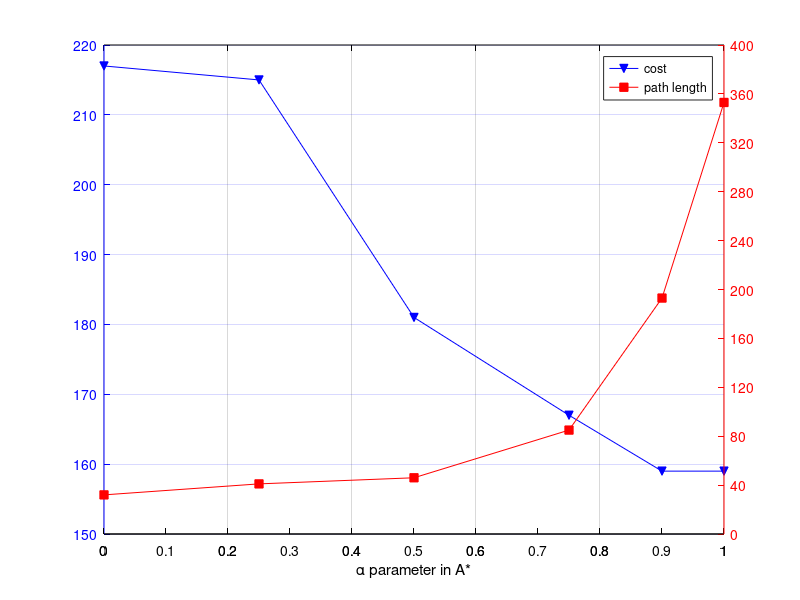

MATLAB code for this plot:
cost = [32.0 41.0 46.0 85.0 193.0 353.0];
length = [217 215 181 167 159 159];
alpha = [0 0.25 0.5 0.75 0.9 1];

x = alpha;
y1 = length;
y2 = cost;
[AX,H1,H2] = plotyy(x,y1,x,y2,'plot');
set(AX(2),'xtick',[0:0.1:1]);
set(AX(1),'XColor','k','YColor','b');
set(AX(2),'XColor','k','YColor','r');
HH1=get(AX(1),'Ylabel');
set(HH1,'String','');
set(HH1,'color','b');
set(AX(1),'ytick',[140:10:220]);
HH2=get(AX(2),'Ylabel');
set(HH2,'String','');
set(HH2,'color','r');
set(AX(2),'ytick',[0:40:400]);
set(H1,'LineStyle','-','Marker','v');
set(H1,'color','b','MarkerFaceColor','b');
set(H2,'LineStyle','-','Marker','s');
set(H2,'color','r','MarkerFaceColor','r');
legend([H1,H2],{'cost';'path length'});
xlabel('\alpha parameter in A*');
grid on;
%title('Labeling plotyy');